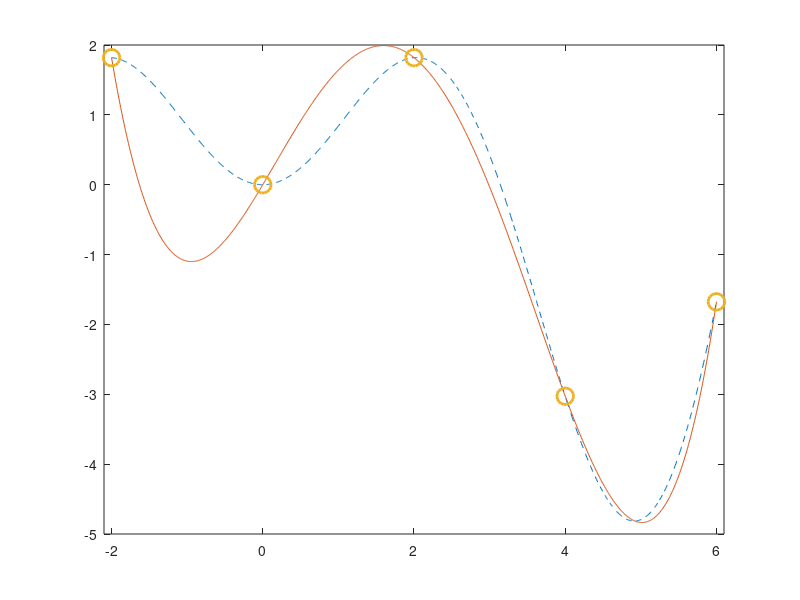
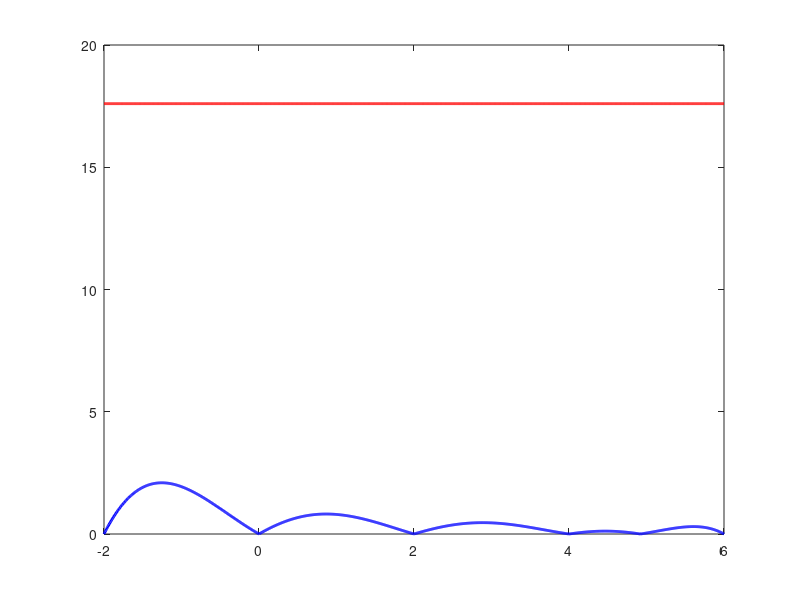
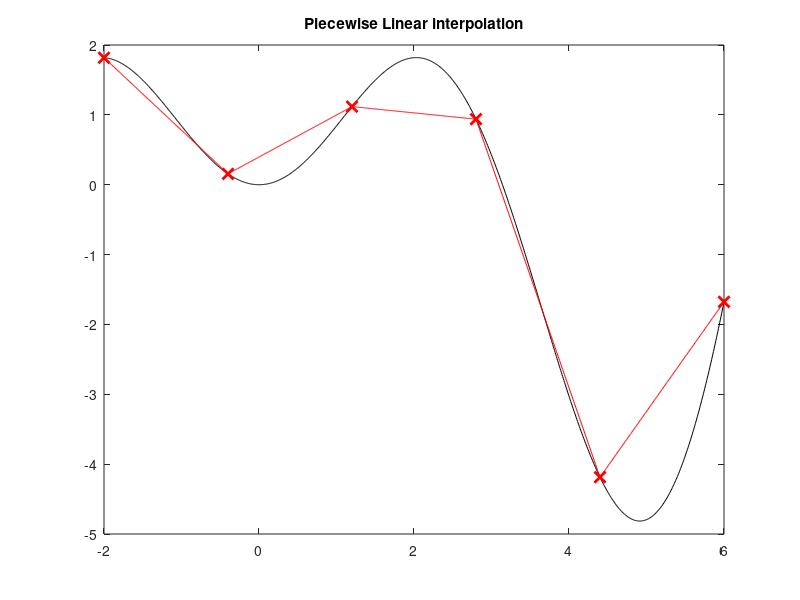
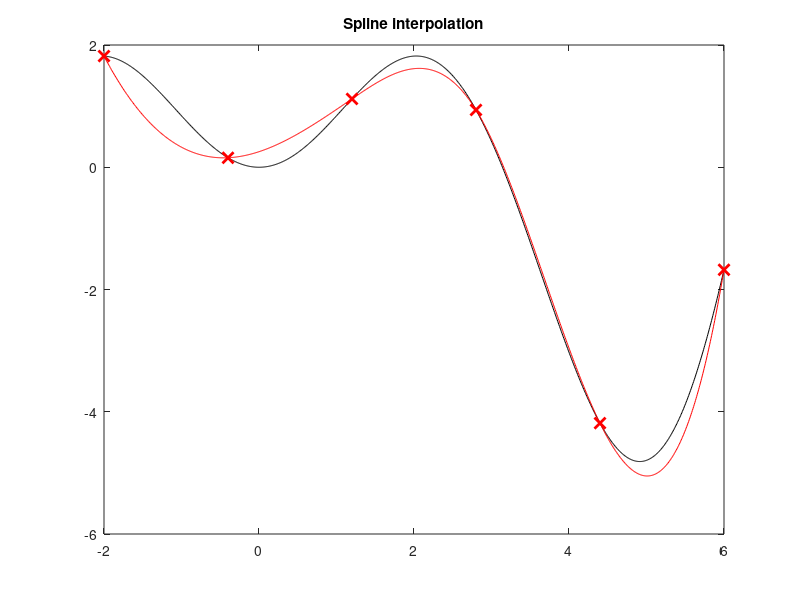

Write the MATLAB code that produced these figures, in order.
clc
clear all
close all


f = @(x) x.*sin(x);
a = -2;
b = 6;

% a) Lagrange interpolation  
% Set the order of lagrange interpolation
n = 4;  %n = 6; %n = 8;

% Set the equally spaced nodes position in the interval a b 
x_nodes = linspace(a, b, n+1);
% Evaluation of the funtion in the equally spaced nodes
y_nodes = f(x_nodes);
% Lagrange interpolation using polyfit function
interp_coeff = polyfit(x_nodes, y_nodes, n);
% Plot the funtion and its polynomial interpolation
x_plot = linspace(a, b, 1000);
f_plot = f(x_plot);
interp_plot = polyval(interp_coeff, x_plot);
figure;
plot(x_plot, f_plot, '--',x_plot, interp_plot, x_nodes, y_nodes, 'o','LineWidth',2,'MarkerSize',12);
xlim([a-0.1, b+0.1]);

% b) Estimation of the interpolation error using what reported in slides
% (Remember the Infinite norm
% corresponds to take the maximum of the ads value)

% calculation of the maximum in the derivative term 
if (n == 4)
  % the n+1-th derivative is 5 sin(x) + x cos(x). An upper bound of its absolute value is
  deriv_upper_bound = 11 ;
elseif (n == 6)
  % the n+1-th derivative is -7 sin(x) - x cos(x). An upper bound of its absolute value is
  deriv_upper_bound = 13 ;
elseif (n == 8)
  % the n+1-th derivative is 9 sin(x) + x cos(x). An upper bound of its absolute value is
  deriv_upper_bound = 15 ;
else
  error('Wrong n');
end
% evaluation of the upper bound of the error (Remember the Infinite norm
% corresponds to take the maximum of the ads value) 
err_est = (x_nodes(2)-x_nodes(1))^(n+1)/(4*(n+1)) * deriv_upper_bound;

% Calculation of the error
% err_norm = norm((f_plot - interp_plot),'inf');
err = abs(f_plot - interp_plot);
% Plotting the 
figure;
plot(x_plot, err, '-b','LineWidth',2,'MarkerSize',12);
hold on;
plot(x_plot, err_est*ones(size(x_plot)), '-r','LineWidth',2,'MarkerSize',12)

% The interpolation on equally spaced nodes produces a non uniform error
% in the interval, which grows towards the extreme points.

% c-1) Computation of the piecewise linear interpolant using interp1 Matlab command  
% on equally spaced nodes

% Setting the posion of the nodes
n = 5; % n=10, n=20
xint = linspace(a, b, n+1);
% Evaluation of the function in the interpolating nodes
yint = f(xint);
% Calculation of the piecewise linear interpolant and evaluation of 
% the interpolant in the x_plot node to visualize the function in the plot
y_plot = interp1(xint, yint, x_plot);
% Plotting 
figure;
plot(x_plot, f(x_plot), 'k-', x_plot, y_plot, 'r-', xint, yint, 'rx', 'LineWidth', 2, 'MarkerSize', 8)
title('Piecewise Linear interpolation') ;

% c-2) Computation of the spine line interpolant using spline Matlab command  
% on equally spaced nodes

xsp = linspace(a, b, n+1);
ysp = f(xsp);
y_plot = spline(xsp, ysp, x_plot);

figure;
plot(x_plot, f(x_plot), 'k-', x_plot, y_plot, 'r-', xsp, ysp, 'rx', 'LineWidth', 2, 'MarkerSize', 8)
title ('Spline interpolation')
